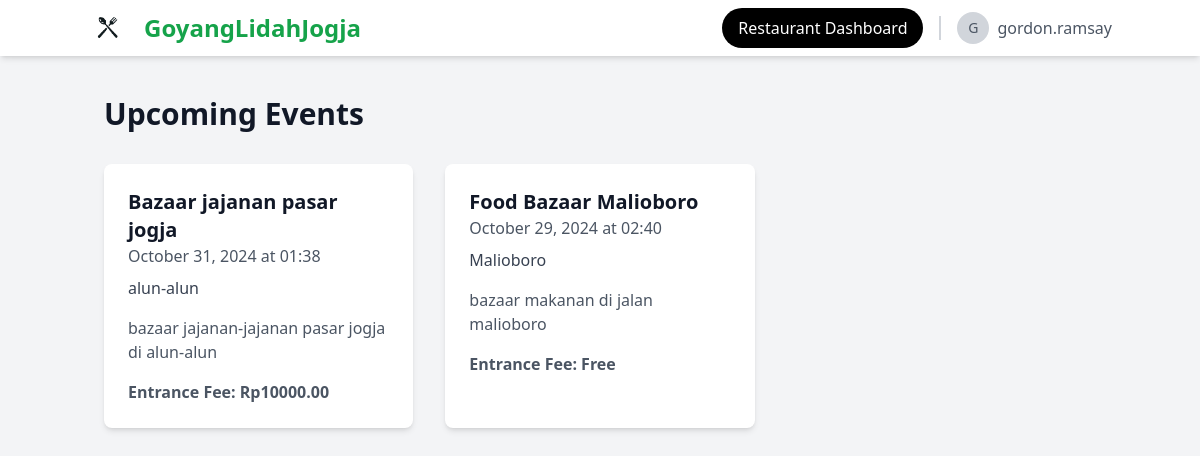
Page /events/ (signed in) on the earlier database version.
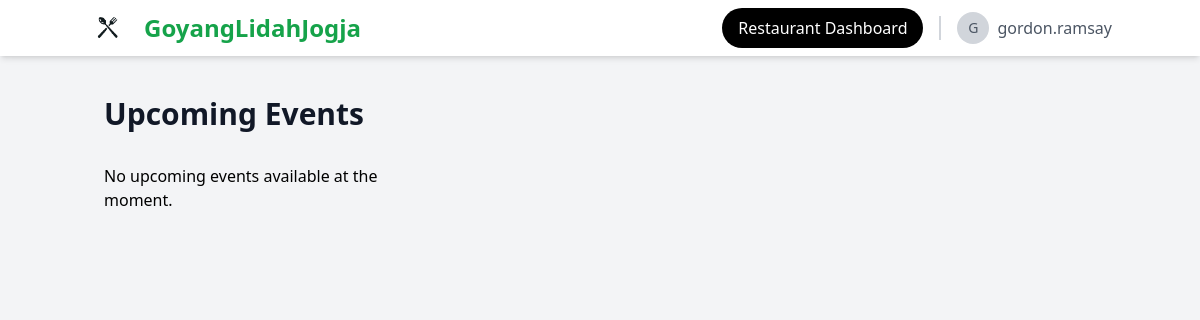
Same page on the later database version.
### managerDashboard/models.py (models this page shows, shortened)
class Event(models.Model):
    title = models.CharField(max_length=255)
    description = models.TextField()
    date = models.DateField()
    time = models.TimeField()
    location = models.CharField(max_length=255)
    entrance_fee = models.DecimalField(
        max_digits=10,
        decimal_places=2,
        null=True,
        blank=True
    )
    image = models.URLField(
        max_length=500,
        null=True,
        blank=True,
        validators=[URLValidator()]
    )
    created_by = models.ForeignKey(
        UserProfile,
        on_delete=models.CASCADE,
        related_name='events',
        limit_choices_to={'role': 'EVENT_MANAGER'}
    )
    class Meta:
        verbose_name = 'Event'
        verbose_name_plural = 'Events'

### main/views.py (the view)
# urls.py: path('events/', views.event_list, name='event_list'), # URL for restaurant detail
def event_list(request):
    events = Event.objects.all().order_by('-date')
    return render(request, 'events.html', {'events': events})

### main/templates/events.html (shortened to what this page needs)
{% extends 'base.html' %}
{% load static %}
{% block content %}
<div class="container mx-auto px-4 py-8">
    <h1 class="text-3xl font-bold text-gray-900 mb-8">Upcoming Events</h1>
    <div class="grid grid-cols-1 md:grid-cols-2 lg:grid-cols-3 gap-8">
        {% for event in events %}
        <div class="bg-white shadow-md rounded-lg overflow-hidden">
            <div class="p-6">
                <h2 class="text-xl font-bold text-gray-900">{{ event.title }}</h2>
                <p class="text-gray-600">{{ event.date|date:"F d, Y" }} at {{ event.time|time:"H:i" }}</p>
                <p class="text-gray-700 mt-2">{{ event.location }}</p>
                <p class="mt-4 text-gray-600">{{ event.description|truncatewords:20 }}</p>
                {% if event.entrance_fee == 0 %}
                    <p class="mt-4 text-gray-600 font-bold">Entrance Fee: Free</p>
                {% else %}
                    <p class="mt-4 text-gray-600 font-bold">Entrance Fee: Rp{{ event.entrance_fee }}</p>
                {% endif %}
            </div>
        </div>
        {% empty %}
        <p>No upcoming events available at the moment.</p>
        {% endfor %}
    </div>
</div>
{% endblock %}

### templates/base.html (shortened to what this page needs)
<!DOCTYPE html>
<html lang="en">
<head>
    <script src="https://cdn.tailwindcss.com"></script>
</head>
<body class="bg-gray-100">
    {% include 'navbar.html' %}
    <main   >
        {% block content %}
        {% endblock %}
    </main>
</body>
</html>

### templates/navbar.html (shortened to what this page needs)
{% load static %}
<nav class="fixed top-0 left-0 right-0 bg-white shadow-md py-2 z-50 transition-all duration-300" id="navbar">
  <div class="container mx-auto flex justify-between items-center">
    <div class="flex items-center space-x-4">
      <img src="{% static 'images/logo_sementara.png' %}" alt="GoyangLidahJogja" class="w-10 h-10">
      <a href="{% url 'main:main' %}" class="text-2xl font-bold text-green-600 hover:text-green-700">
        GoyangLidahJogja
      </a>
    </div>
    <div class="flex items-center space-x-4">
      {% if user.is_authenticated %}
        {% if user.profile.role == 'EVENT_MANAGER' %}
          <a href="{% url 'managerDashboard:event_manager_dashboard' %}" class="bg-black text-white px-4 py-2 rounded-full hover:bg-gray-800 transition duration-300">
            Manager Dashboard
          </a>
        {% elif user.profile.role == 'RESTAURANT_OWNER' %}
          <a href="#" class="bg-black text-white px-4 py-2 rounded-full hover:bg-gray-800 transition duration-300">
            Restaurant Dashboard
          </a>
        {% elif user.profile.role == 'CUSTOMER' %}
          <a href="#" class="bg-black text-white px-4 py-2 rounded-full hover:bg-gray-800 transition duration-300">
            GoyangNanti
          </a>
        {% endif %}
        <div class="border-l-2 border-gray-300 h-6 mx-2"></div>
        <div class="relative group" id="profileDropdown">
          <button class="flex items-center space-x-2 text-gray-600 hover:text-gray-800" id="profileButton">
            {% if user.profile.profile_picture %}
              <img src="{{ user.profile.profile_picture }}" alt="Profile" class="w-8 h-8 rounded-full object-cover">
            {% else %}
              <div class="w-8 h-8 rounded-full bg-gray-300 flex items-center justify-center">
                <span class="text-sm">{{ user.username|make_list|first|upper }}</span>
              </div>
            {% endif %}
            <span>{{ user.username }}</span>
          </button>
        </div>
        {% else %}
        <a href="#" class="bg-black text-white px-4 py-2 rounded-full hover:bg-gray-800 transition duration-300" data-modal-toggle="loginModal">
          Masuk
        </a>
      {% endif %}
    </div>
  </div>
</nav>
<div class="h-16"></div>

Differences in the rows shown:
removed Event: title "Bazaar jajanan pasar jogja", date "October 31, 2024", time "01:38", location "alun-alun", description "bazaar jajanan-jajanan pasar jogja di alun-alun", entrance_fee "10000.00"
removed Event: title "Food Bazaar Malioboro", date "October 29, 2024", time "02:40", location "Malioboro", description "bazaar makanan di jalan malioboro", entrance_fee "Entrance Fee: Free"
Other differences:
text now shown: "No upcoming events available at the moment."
